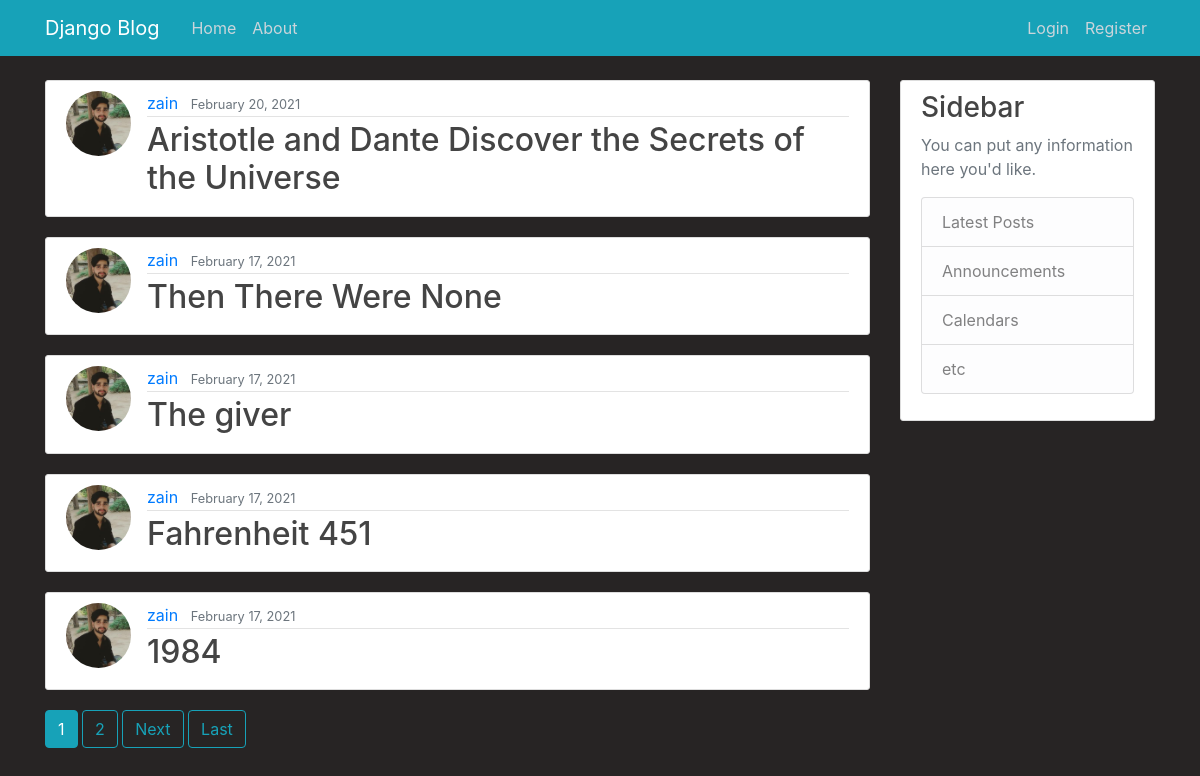
The page / on the database its author committed.
### blog/models.py (models this page shows, shortened)
class Post(models.Model):
    title = models.CharField(max_length=100)
    content = RichTextField(blank=True, null=True)
    date_posted = models.DateTimeField(default=timezone.now)
    author = models.ForeignKey(User, on_delete=models.CASCADE)
    tags = TaggableManager()

### users/models.py (models this page shows, shortened)
class Profile(models.Model):
    user = models.OneToOneField(User, on_delete=models.CASCADE)
    image = models.ImageField(default='default.png', upload_to='profile_pics')

### blog/views.py (the view)
# urls.py: path('', PostListView.as_view(), name='blog-home'),
class PostListView(ListView):
    model = Post
    template_name = 'blog/home.html'  # <app>/<model>_<viewtype>.html
    context_object_name = 'posts'
    ordering = ['-date_posted']
    paginate_by = 5

### blog/templates/blog/home.html (shortened to what this page needs)
{% extends "blog/base.html" %}
{% block content %}
    {% for post in posts %}
        <article class="media content-section">
          <img class="rounded-circle article-img" src="{{ post.author.profile.image.url }}">
          <div class="media-body">
            <div class="article-metadata">
              <a class="mr-2" href="{% url 'user-posts' post.author.username %}">{{ post.author }}</a>
              <small class="text-muted">{{ post.date_posted|date:"F d, Y" }}</small>
            </div>
            <h2><a class="article-title" href="{% url 'post-detail' post.id %}">{{ post.title }}</a></h2>
          </div>
        </article>
    {% endfor %}
    {% if is_paginated %}
      {% for num in page_obj.paginator.page_range %}
        {% if page_obj.number == num %}
          <a class="btn btn-info mb-4" href="?page={{ num }}">{{ num }}</a>
        {% elif num > page_obj.number|add:'-3' and num < page_obj.number|add:'3' %}
          <a class="btn btn-outline-info mb-4" href="?page={{ num }}">{{ num }}</a>
        {% endif %}
      {% endfor %}
      {% if page_obj.has_next %}
        <a class="btn btn-outline-info mb-4" href="?page={{ page_obj.next_page_number }}">Next</a>
        <a class="btn btn-outline-info mb-4" href="?page={{ page_obj.paginator.num_pages }}">Last</a>
      {% endif %}
    {% endif %}
{% endblock content %}

### blog/templates/blog/base.html (shortened to what this page needs)
{% load static %}
<!DOCTYPE html>
<html>
<head>
    <link rel="stylesheet" href="https://maxcdn.bootstrapcdn.com/bootstrap/4.0.0/css/bootstrap.min.css">
    <link rel="stylesheet" type="text/css" href="{% static 'blog/main.css' %}">
</head>
<body>
    <header class="site-header">
      <nav class="navbar navbar-expand-md navbar-dark bg-info fixed-top">
        <div class="container">
          <a class="navbar-brand mr-4" href="{% url 'blog-home' %}">Django Blog</a>
          <div class="collapse navbar-collapse" id="navbarToggle">
            <div class="navbar-nav mr-auto">
              <a class="nav-item nav-link" href="{% url 'blog-home' %}">Home</a>
              <a class="nav-item nav-link" href="{% url 'blog-about' %}">About</a>
            </div>
            <div class="navbar-nav">
              {% if user.is_authenticated %}
                <a class="nav-item nav-link" href="{% url 'post-create' %}">New Post</a>
                <a class="nav-item nav-link" href="{% url 'profile' %}">Profile</a>
                <a class="nav-item nav-link" href="{% url 'logout' %}">Logout</a>
              {% else %}
                <a class="nav-item nav-link" href="{% url 'login' %}">Login</a>
                <a class="nav-item nav-link" href="{% url 'register' %}">Register</a>
              {% endif %}
            </div>
          </div>
        </div>
      </nav>
    </header>
    <main role="main" class="container">
      <div class="row">
        <div class="col-md-9">
          {% block content %}{% endblock %}
        </div>
        <div class="col-md-3">
          <div class="content-section">
            <h3>Sidebar</h3>
            <p class='text-muted'>You can put any information here you'd like.
              <ul class="list-group">
                <li class="list-group-item list-group-item-light">Latest Posts</li>
                <li class="list-group-item list-group-item-light">Announcements</li>
                <li class="list-group-item list-group-item-light">Calendars</li>
                <li class="list-group-item list-group-item-light">etc</li>
              </ul>
            </p>
          </div>
        </div>
      </div>
    </main>
</body>
</html>

### blog/static/blog/main.css (style rules this page uses)
body { background-color: #272424; color: #333333; margin-top: 5rem; }
h1, h2, h3, h4, h5, h6 { color: #444444; }
ul { margin: 0; }
.site-header .navbar-nav .nav-link { color: #cbd5db; }
.content-section { background: #ffffff; padding: 10px 20px; border: 1px solid #dddddd; border-radius: 3px; margin-bottom: 20px; }
.article-title { color: #444444; }
.article-img { height: 65px; width: 65px; margin-right: 16px; }
.article-metadata { padding-bottom: 1px; margin-bottom: 4px; border-bottom: 1px solid #e3e3e3 }

### rows shown on the page
Post: author.profile.image (picture), author "zain", date_posted "February 20, 2021", title "Aristotle and Dante Discover the Secrets of the Universe"
Post: author.profile.image (picture), author "zain", date_posted "February 17, 2021", title "Then There Were None"
Post: author.profile.image (picture), author "zain", date_posted "February 17, 2021", title "The giver"
Post: author.profile.image (picture), author "zain", date_posted "February 17, 2021", title "Fahrenheit 451"
Post: author.profile.image (picture), author "zain", date_posted "February 17, 2021", title "1984"

### other values the page prints
{{ num }} "1"
{{ num }} "2"
